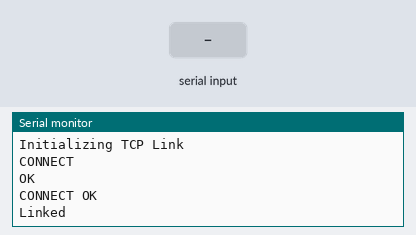
A sketch run on a simulated Arduino Uno, built with avr-gcc and run on an emulated ATmega328P. Shown: the last lines printed to the serial monitor. Inputs (shaded band) come from the test bench. The modem accepts every AT command (registered, SIM ready, sends succeed) and sends nothing else.

Above: at 17.2 s.
17.3 s: "1" received over the second serial link
At 18.9 s:
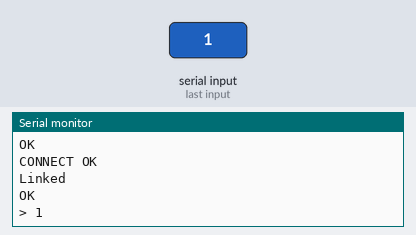
20.3 s: "0" received over the second serial link
At 22.0 s:
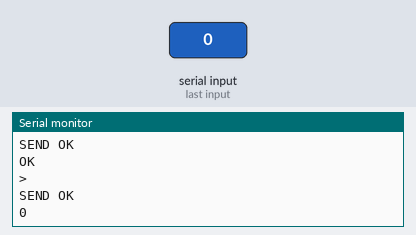
23.3 s: "2" received over the second serial link
At 25.1 s:
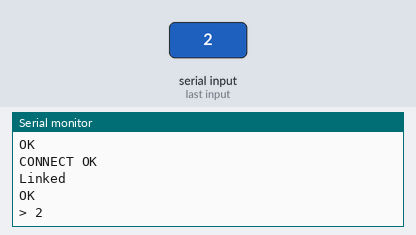

The sketch:

Client.ino
```cpp
/*
    Devnath Nair, December 25th 2016,
    Demonstrates a simple TCP/IP Link enabling two Arduino's to talk to each other using
    the extremely cheap and versatile ESP8266 Wifi modules. Does not use the ESP8266 Core Library.
    */
 
 
    #include <SoftwareSerial.h>
   
    #define DEBUG true
   
    SoftwareSerial esp8266(2,3); //Communicates with the ESP on pins 2 and 3 (RX and TX)
    const int espReset = 4; //Pin that resets the ESP when it's set to LOW. 3.3v HIGH for normal operation.
       
        void setup()
    {
      //Reset the ESP8266
      pinMode(espReset, OUTPUT);
      digitalWrite(espReset, HIGH);
      Serial.begin(9600);
      Serial.println("Resetting the ESP8266 in 3");
      delay(1000);
      Serial.println("2");
      delay(1000);
      Serial.println("1");
      delay(1000);
      Serial.println("Reset in Progress");
      digitalWrite(espReset, LOW);
      delay(1000);
      digitalWrite(espReset, HIGH);
      Serial.println("Reset Successfully.");      
     
      //Connect to the Server ESP8266
     
      esp8266.begin(9600); // Baud rate of the ESP. I set mine to 9600 for lesser transmission errors.
      Serial.println("Connecting to Server ESP8266");
      sendData("AT+CWJAP=\"ESP_F45BEE\",\"\"",1000,DEBUG); //Sending AT command to the ESP with Server network Credentials.
      delay(10000);
      sendData("AT+CIFSR\r\n",1000,DEBUG); // Get's the IP adress assigned to it by the Server ESP.
    }
     
    void loop()
    {
      //Sending a bunch of text strings. Nothing Special.
 
        Serial.println("Initializing TCP Link");
        String cipStart = "AT+CIPSTART=\"TCP\",\"192.168.4.1\",333\r\n";
        String ciptext0 = "Merry Christmas Zine Team !\r\n\r\n";
        String ciptext1 = "And Happy Holidays!\r\n\r\n";
        String cipSend = "AT+CIPSEND=";
        String cipSend2 = "AT+CIPSEND=";
        cipSend += ciptext0.length();
        cipSend += "\r\n"; //Neatness.
        cipSend2 += ciptext1.length();
        cipSend2 += "\r\n";
        String cipClose = "AT+CIPCLOSE\r\n";
        sendData(cipStart,1000,DEBUG); //Opens a TCP connection with the Server ESP.
        sendData(cipSend,1000,DEBUG);  //Tells the ESP of the length of the string.
        sendData(ciptext0,1000,DEBUG); //Sends a string.
        sendData(cipSend2,1000,DEBUG); //Tells the ESP of the length of the string.
        sendData(ciptext1,1000,DEBUG); //Sends a string.
        sendData(cipClose,1000,DEBUG); //Finally close the TCP connection after data transmission.
           
    }
     
     
    String sendData(String command, const int timeout, boolean debug) //Rememver that sendData string? We define it here.
    {
        String response = "";
       
        esp8266.print(command); // Sends the character to the ESP.
       
        long int time = millis();
       
        while( (time+timeout) > millis())
        {
          while(esp8266.available())
          {
           
           //We need to display what our ESP said and print it in the Serial Monitor.
           
            char c = esp8266.read(); // read the next character.
            response+=c;
          }  
        }
       
        if(debug)
        {
          Serial.print(response); //Self Explanatory.
        }
       
        return response;
    }
```

Measured:
- after the input at 17.3 s, the serial monitor: prints a new line after 0.80 s (image 1)
- after the input at 20.3 s, the serial monitor: prints a new line after 0.87 s (image 2)
- after the input at 23.3 s, the serial monitor: prints a new line after 0.94 s (image 3)
